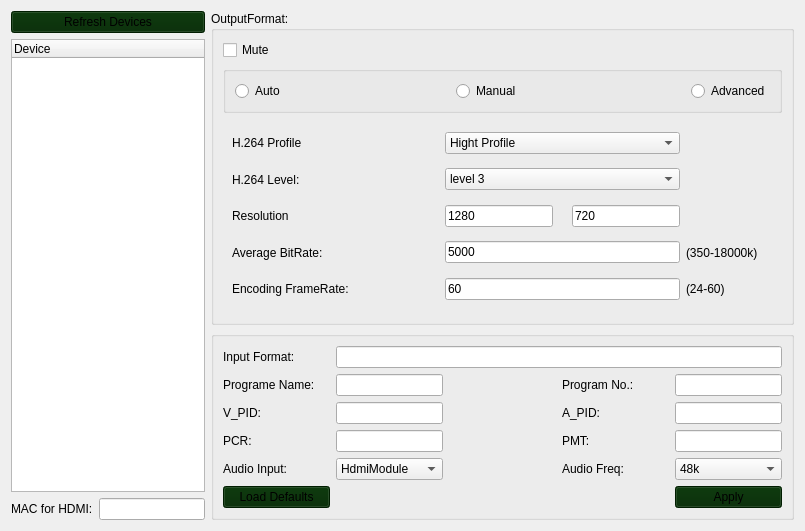
            <widget class="QWidget" name="page_hdmi">
             <layout class="QGridLayout" name="gridLayout_10" columnstretch="1,3">
              <item row="0" column="0" rowspan="2">
               <layout class="QGridLayout" name="gridLayout_6" rowstretch="1,0,0">
                <item row="2" column="0">
                 <widget class="QLabel" name="label_21">
                  <property name="text">
                   <string>MAC for HDMI:</string>
                  </property>
                 </widget>
                </item>
                <item row="0" column="0" colspan="2">
                 <widget class="QPushButton" name="btn_Refresh">
                  <property name="sizePolicy">
                   <sizepolicy hsizetype="Expanding" vsizetype="Fixed">
                    <horstretch>0</horstretch>
                    <verstretch>0</verstretch>
                   </sizepolicy>
                  </property>
                  <property name="styleSheet">
                   <string notr="true">background-color: rgb(0, 40, 0);</string>
                  </property>
                  <property name="text">
                   <string>Refresh Devices</string>
                  </property>
                 </widget>
                </item>
                <item row="2" column="1">
                 <widget class="QLineEdit" name="lin_HDMIMac">
                  <property name="readOnly">
                   <bool>true</bool>
                  </property>
                 </widget>
                </item>
                <item row="1" column="0" colspan="2">
                 <widget class="QTreeWidget" name="tree_Dev">
                  <property name="sizePolicy">
                   <sizepolicy hsizetype="Expanding" vsizetype="Expanding">
                    <horstretch>0</horstretch>
                    <verstretch>0</verstretch>
                   </sizepolicy>
                  </property>
                  <property name="styleSheet">
                   <string notr="true"/>
                  </property>
                  <property name="iconSize">
                   <size>
                    <width>25</width>
                    <height>25</height>
                   </size>
                  </property>
                  <property name="horizontalScrollMode">
                   <enum>QAbstractItemView::ScrollPerItem</enum>
                  </property>
                  <property name="allColumnsShowFocus">
                   <bool>false</bool>
                  </property>
                  <property name="headerHidden">
                   <bool>false</bool>
                  </property>
                  <property name="columnCount">
                   <number>1</number>
                  </property>
                  <attribute name="headerCascadingSectionResizes">
                   <bool>false</bool>
                  </attribute>
                  <attribute name="headerHighlightSections">
                   <bool>false</bool>
                  </attribute>
                  <column>
                   <property name="text">
                    <string>Device</string>
                   </property>
                  </column>
                 </widget>
                </item>
               </layout>
              </item>
              <item row="0" column="1">
               <widget class="QGroupBox" name="gro_OutFmt">
                <property name="sizePolicy">
                 <sizepolicy hsizetype="Expanding" vsizetype="Expanding">
                  <horstretch>0</horstretch>
                  <verstretch>0</verstretch>
                 </sizepolicy>
                </property>
                <property name="layoutDirection">
                 <enum>Qt::LeftToRight</enum>
                </property>
                <property name="title">
                 <string>OutputFormat:</string>
                </property>
                <layout class="QGridLayout" name="gridLayout_4" rowstretch="0,0,0,0">
                 <item row="2" column="0">
                  <widget class="QGroupBox" name="gro_Mode">
                   <property name="sizePolicy">
                    <sizepolicy hsizetype="Expanding" vsizetype="Fixed">
                     <horstretch>0</horstretch>
                     <verstretch>0</verstretch>
                    </sizepolicy>
                   </property>
                   <property name="title">
                    <string/>
                   </property>
                   <layout class="QHBoxLayout" name="horizontalLayout_15">
                    <item>
                     <widget class="QRadioButton" name="rad_Aut">
                      <property name="text">
                       <string>Auto</string>
                      </property>
                     </widget>
                    </item>
                    <item>
                     <spacer name="horizontalSpacer_13">
                      <property name="orientation">
                       <enum>Qt::Horizontal</enum>
                      </property>
                      <property name="sizeType">
                       <enum>QSizePolicy::Expanding</enum>
                      </property>
                      <property name="sizeHint" stdset="0">
                       <size>
                        <width>75</width>
                        <height>20</height>
                       </size>
                      </property>
                     </spacer>
                    </item>
                    <item>
                     <widget class="QRadioButton" name="rad_Man">
                      <property name="text">
                       <string>Manual</string>
                      </property>
                     </widget>
                    </item>
                    <item>
                     <spacer name="horizontalSpacer_14">
                      <property name="orientation">
                       <enum>Qt::Horizontal</enum>
                      </property>
                      <property name="sizeType">
                       <enum>QSizePolicy::MinimumExpanding</enum>
                      </property>
                      <property name="sizeHint" stdset="0">
                       <size>
                        <width>75</width>
                        <height>20</height>
                       </size>
                      </property>
                     </spacer>
                    </item>
                    <item>
                     <widget class="QRadioButton" name="rad_Adv">
                      <property name="text">
                       <string>Advanced</string>
                      </property>
                     </widget>
                    </item>
                   </layout>
                  </widget>
                 </item>
                 <item row="1" column="0">
                  <widget class="QCheckBox" name="che_Mute">
                   <property name="text">
                    <string>Mute</string>
                   </property>
                  </widget>
                 </item>
                 <item row="3" column="0">
                  <widget class="QStackedWidget" name="sta_Mode">
                   <property name="currentIndex">
                    <number>2</number>
                   </property>
                   <widget class="QWidget" name="pag_Ato">
                    <layout class="QVBoxLayout" name="verticalLayout_13">
                     <item>
                      <widget class="QLabel" name="lab_Aut">
                       <property name="text">
                        <string>Output resolution, code rate and frame rate will be identical to inputs.</string>
                       </property>
                      </widget>
                     </item>
                    </layout>
                   </widget>
                   <widget class="QWidget" name="pag_Man">
                    <layout class="QGridLayout" name="gridLayout_5">
                     <item row="3" column="0">
                      <widget class="QRadioButton" name="rad_Good">
                       <property name="text">
                        <string>Good(1120*640)</string>
                       </property>
                      </widget>
                     </item>
                     <item row="4" column="0">
                      <widget class="QRadioButton" name="rad_Fair">
                       <property name="text">
                        <string>Fair(960*540)</string>
                       </property>
                      </widget>
                     </item>
                     <item row="6" column="0">
                      <widget class="QRadioButton" name="rad_Mob">
                       <property name="text">
                        <string>Mobile(480*272)</string>
                       </property>
                      </widget>
                     </item>
                     <item row="1" column="0">
                      <widget class="QRadioButton" name="rad_Ult">
                       <property name="text">
                        <string>Ultra(1440*1080)</string>
                       </property>
                      </widget>
                     </item>
                     <item row="0" column="0">
                      <widget class="QRadioButton" name="rad_Su">
                       <property name="text">
                        <string>Super(1920*1080)</string>
                       </property>
                      </widget>
                     </item>
                     <item row="2" column="0">
                      <widget class="QRadioButton" name="rad_Exc">
                       <property name="text">
                        <string>Excellent(1280*720)</string>
                       </property>
                      </widget>
                     </item>
                     <item row="5" column="0">
                      <widget class="QRadioButton" name="rad_Poor">
                       <property name="text">
                        <string>Poor(800*480)</string>
                       </property>
                      </widget>
                     </item>
                    </layout>
                   </widget>
                   <widget class="QWidget" name="pag_Adv">
                    <layout class="QGridLayout" name="gridLayout">
                     <item row="1" column="0">
                      <widget class="QLabel" name="label_10">
                       <property name="sizePolicy">
                        <sizepolicy hsizetype="Expanding" vsizetype="Expanding">
                         <horstretch>0</horstretch>
                         <verstretch>0</verstretch>
                        </sizepolicy>
                       </property>
                       <property name="text">
                        <string>H.264 Level:</string>
                       </property>
                      </widget>
                     </item>
                     <item row="2" column="3" alignment="Qt::AlignHCenter|Qt::AlignVCenter">
                      <widget class="QLabel" name="lab_enico">
                       <property name="sizePolicy">
                        <sizepolicy hsizetype="Expanding" vsizetype="Expanding">
                         <horstretch>0</horstretch>
                         <verstretch>0</verstretch>
                        </sizepolicy>
                       </property>
                       <property name="layoutDirection">
                        <enum>Qt::RightToLeft</enum>
                       </property>
                       <property name="autoFillBackground">
                        <bool>false</bool>
                       </property>
                       <property name="text">
                        <string/>
                       </property>
                      </widget>
                     </item>
                     <item row="2" column="0">
                      <widget class="QLabel" name="label_11">
                       <property name="sizePolicy">
                        <sizepolicy hsizetype="Expanding" vsizetype="Expanding">
                         <horstretch>0</horstretch>
                         <verstretch>0</verstretch>
                        </sizepolicy>
                       </property>
                       <property name="text">
                        <string>Resolution</string>
                       </property>
                      </widget>
                     </item>
                     <item row="2" column="4">
                      <widget class="QLineEdit" name="lin_Hig">
                       <property name="sizePolicy">
                        <sizepolicy hsizetype="Expanding" vsizetype="Fixed">
                         <horstretch>0</horstretch>
                         <verstretch>0</verstretch>
                        </sizepolicy>
                       </property>
                       <property name="text">
                        <string>720</string>
                       </property>
                      </widget>
                     </item>
                     <item row="3" column="2" colspan="3">
                      <widget class="QLineEdit" name="lin_AvBitRte">
                       <property name="sizePolicy">
                        <sizepolicy hsizetype="Expanding" vsizetype="Fixed">
                         <horstretch>0</horstretch>
                         <verstretch>0</verstretch>
                        </sizepolicy>
                       </property>
                       <property name="text">
                        <string>5000</string>
                       </property>
                      </widget>
                     </item>
                     <item row="3" column="0">
                      <widget class="QLabel" name="label_12">
                       <property name="sizePolicy">
                        <sizepolicy hsizetype="Expanding" vsizetype="Expanding">
                         <horstretch>0</horstretch>
                         <verstretch>0</verstretch>
                        </sizepolicy>
                       </property>
                       <property name="text">
                        <string>Average BitRate:</string>
                       </property>
                      </widget>
                     </item>
                     <item row="3" column="5">
                      <widget class="QLabel" name="label_16">
                       <property name="sizePolicy">
                        <sizepolicy hsizetype="Expanding" vsizetype="Expanding">
                         <horstretch>0</horstretch>
                         <verstretch>0</verstretch>
                        </sizepolicy>
                       </property>
                       <property name="text">
                        <string>(350-18000k)</string>
                       </property>
                      </widget>
                     </item>
                     <item row="4" column="2" colspan="3">
                      <widget class="QLineEdit" name="lin_Enco">
                       <property name="sizePolicy">
                        <sizepolicy hsizetype="Expanding" vsizetype="Fixed">
                         <horstretch>0</horstretch>
                         <verstretch>0</verstretch>
                        </sizepolicy>
                       </property>
                       <property name="text">
                        <string>60</string>
                       </property>
                      </widget>
                     </item>
                     <item row="4" column="5">
                      <widget class="QLabel" name="label_15">
                       <property name="sizePolicy">
                        <sizepolicy hsizetype="Expanding" vsizetype="Expanding">
                         <horstretch>0</horstretch>
                         <verstretch>0</verstretch>
                        </sizepolicy>
                       </property>
                       <property name="text">
                        <string>(24-60)</string>
                       </property>
                      </widget>
                     </item>
                     <item row="4" column="0">
                      <widget class="QLabel" name="label_13">
                       <property name="sizePolicy">
                        <sizepolicy hsizetype="Expanding" vsizetype="Expanding">
                         <horstretch>0</horstretch>
                         <verstretch>0</verstretch>
                        </sizepolicy>
                       </property>
                       <property name="text">
                        <string>Encoding FrameRate: </string>
                       </property>
                      </widget>
                     </item>
                     <item row="4" column="1">
                      <spacer name="horizontalSpacer_8">
                       <property name="orientation">
                        <enum>Qt::Horizontal</enum>
                       </property>
                       <property name="sizeHint" stdset="0">
                        <size>
                         <width>40</width>
                         <height>20</height>
                        </size>
                       </property>
                      </spacer>
                     </item>
                     <item row="0" column="2" colspan="3">
                      <widget class="QComboBox" name="com_Hprofile">
                       <property name="sizePolicy">
                        <sizepolicy hsizetype="Expanding" vsizetype="Fixed">
                         <horstretch>0</horstretch>
                         <verstretch>0</verstretch>
                        </sizepolicy>
                       </property>
                       <property name="currentIndex">
                        <number>0</number>
                       </property>
                       <item>
                        <property name="text">
                         <string>Hight Profile</string>
                        </property>
                       </item>
                       <item>
                        <property name="text">
                         <string>Main Profile</string>
                        </property>
                       </item>
                      </widget>
                     </item>
                     <item row="0" column="0">
                      <widget class="QLabel" name="label_9">
                       <property name="sizePolicy">
                        <sizepolicy hsizetype="Expanding" vsizetype="Expanding">
                         <horstretch>0</horstretch>
                         <verstretch>0</verstretch>
                        </sizepolicy>
                       </property>
                       <property name="text">
                        <string>H.264 Profile</string>
                       </property>
                      </widget>
                     </item>
                     <item row="1" column="2" colspan="3">
                      <widget class="QComboBox" name="com_Hlevel">
                       <property name="sizePolicy">
                        <sizepolicy hsizetype="Expanding" vsizetype="Fixed">
                         <horstretch>0</horstretch>
                         <verstretch>0</verstretch>
                        </sizepolicy>
                       </property>
                       <item>
                        <property name="text">
                         <string>level 3</string>
                        </property>
                       </item>
                       <item>
                        <property name="text">
                         <string>level 3.1</string>
                        </property>
                       </item>
                       <item>
                        <property name="text">
                         <string>level 3.2</string>
                        </property>
                       </item>
                       <item>
                        <property name="text">
                         <string>level 4</string>
                        </property>
                       </item>
                       <item>
                        <property name="text">
                         <string>level 4.1</string>
                        </property>
                       </item>
                       <item>
                        <property name="text">
                         <string>level 4.2</string>
                        </property>
                       </item>
                      </widget>
                     </item>
                     <item row="2" column="2">
                      <widget class="QLineEdit" name="lin_Wid">
                       <property name="sizePolicy">
                        <sizepolicy hsizetype="Expanding" vsizetype="Fixed">
                         <horstretch>0</horstretch>
                         <verstretch>0</verstretch>
                        </sizepolicy>
                       </property>
                       <property name="text">
                        <string>1280</string>
                       </property>
                      </widget>
                     </item>
                    </layout>
                    <zorder>com_Hprofile</zorder>
                    <zorder>label_10</zorder>
                    <zorder>com_Hlevel</zorder>
                    <zorder>label_11</zorder>
                    <zorder>lin_Wid</zorder>
                    <zorder>lab_enico</zorder>
                    <zorder>lin_Hig</zorder>
                    <zorder>label_12</zorder>
                    <zorder>lin_AvBitRte</zorder>
                    <zorder>label_16</zorder>
                    <zorder>label_13</zorder>
                    <zorder>lin_Enco</zorder>
                    <zorder>label_15</zorder>
                    <zorder>label_9</zorder>
                   </widget>
                  </widget>
                 </item>
                </layout>
               </widget>
              </item>
              <item row="1" column="1">
               <widget class="QGroupBox" name="group">
                <property name="sizePolicy">
                 <sizepolicy hsizetype="Expanding" vsizetype="Expanding">
                  <horstretch>0</horstretch>
                  <verstretch>0</verstretch>
                 </sizepolicy>
                </property>
                <layout class="QGridLayout" name="gridLayout_3" columnstretch="1,1,1,1,1">
                 <item row="5" column="3">
                  <widget class="QLabel" name="label_4">
                   <property name="sizePolicy">
                    <sizepolicy hsizetype="Expanding" vsizetype="Expanding">
                     <horstretch>0</horstretch>
                     <verstretch>0</verstretch>
                    </sizepolicy>
                   </property>
                   <property name="text">
                    <string>Audio Freq:</string>
                   </property>
                  </widget>
                 </item>
                 <item row="2" column="0">
                  <widget class="QLabel" name="label_3">
                   <property name="sizePolicy">
                    <sizepolicy hsizetype="Expanding" vsizetype="Expanding">
                     <horstretch>0</horstretch>
                     <verstretch>0</verstretch>
                    </sizepolicy>
                   </property>
                   <property name="text">
                    <string>Programe Name: </string>
                   </property>
                  </widget>
                 </item>
                 <item row="3" column="4">
                  <widget class="QLineEdit" name="lin_Apid">
                   <property name="sizePolicy">
                    <sizepolicy hsizetype="Expanding" vsizetype="Fixed">
                     <horstretch>0</horstretch>
                     <verstretch>0</verstretch>
                    </sizepolicy>
                   </property>
                  </widget>
                 </item>
                 <item row="2" column="1">
                  <widget class="QLineEdit" name="lin_PgmNa">
                   <property name="sizePolicy">
                    <sizepolicy hsizetype="Expanding" vsizetype="Fixed">
                     <horstretch>0</horstretch>
                     <verstretch>0</verstretch>
                    </sizepolicy>
                   </property>
                  </widget>
                 </item>
                 <item row="2" column="4">
                  <widget class="QLineEdit" name="lin_PgmNo">
                   <property name="sizePolicy">
                    <sizepolicy hsizetype="Expanding" vsizetype="Fixed">
                     <horstretch>0</horstretch>
                     <verstretch>0</verstretch>
                    </sizepolicy>
                   </property>
                  </widget>
                 </item>
                 <item row="2" column="3">
                  <widget class="QLabel" name="lab_PgmNo">
                   <property name="sizePolicy">
                    <sizepolicy hsizetype="Expanding" vsizetype="Expanding">
                     <horstretch>0</horstretch>
                     <verstretch>0</verstretch>
                    </sizepolicy>
                   </property>
                   <property name="text">
                    <string>Program No.:</string>
                   </property>
                  </widget>
                 </item>
                 <item row="3" column="0">
                  <widget class="QLabel" name="label_5">
                   <property name="sizePolicy">
                    <sizepolicy hsizetype="Expanding" vsizetype="Expanding">
                     <horstretch>0</horstretch>
                     <verstretch>0</verstretch>
                    </sizepolicy>
                   </property>
                   <property name="text">
                    <string>V_PID:</string>
                   </property>
                  </widget>
                 </item>
                 <item row="1" column="0">
                  <widget class="QLabel" name="label_2">
                   <property name="sizePolicy">
                    <sizepolicy hsizetype="Expanding" vsizetype="Expanding">
                     <horstretch>0</horstretch>
                     <verstretch>0</verstretch>
                    </sizepolicy>
                   </property>
                   <property name="text">
                    <string>Input Format:</string>
                   </property>
                  </widget>
                 </item>
                 <item row="4" column="3">
                  <widget class="QLabel" name="label_8">
                   <property name="sizePolicy">
                    <sizepolicy hsizetype="Expanding" vsizetype="Expanding">
                     <horstretch>0</horstretch>
                     <verstretch>0</verstretch>
                    </sizepolicy>
                   </property>
                   <property name="text">
                    <string>PMT:</string>
                   </property>
                  </widget>
                 </item>
                 <item row="4" column="1">
                  <widget class="QLineEdit" name="lin_Pcr">
                   <property name="sizePolicy">
                    <sizepolicy hsizetype="Expanding" vsizetype="Fixed">
                     <horstretch>0</horstretch>
                     <verstretch>0</verstretch>
                    </sizepolicy>
                   </property>
                  </widget>
                 </item>
                 <item row="3" column="3">
                  <widget class="QLabel" name="label_6">
                   <property name="sizePolicy">
                    <sizepolicy hsizetype="Expanding" vsizetype="Expanding">
                     <horstretch>0</horstretch>
                     <verstretch>0</verstretch>
                    </sizepolicy>
                   </property>
                   <property name="text">
                    <string>A_PID:</string>
                   </property>
                  </widget>
                 </item>
                 <item row="5" column="1">
                  <widget class="QComboBox" name="com_Aout">
                   <property name="sizePolicy">
                    <sizepolicy hsizetype="Expanding" vsizetype="Fixed">
                     <horstretch>0</horstretch>
                     <verstretch>0</verstretch>
                    </sizepolicy>
                   </property>
                   <item>
                    <property name="text">
                     <string>HdmiModule</string>
                    </property>
                   </item>
                  </widget>
                 </item>
                 <item row="4" column="4">
                  <widget class="QLineEdit" name="lin_Pmt">
                   <property name="sizePolicy">
                    <sizepolicy hsizetype="Expanding" vsizetype="Fixed">
                     <horstretch>0</horstretch>
                     <verstretch>0</verstretch>
                    </sizepolicy>
                   </property>
                  </widget>
                 </item>
                 <item row="3" column="1">
                  <widget class="QLineEdit" name="lin_Vpid">
                   <property name="sizePolicy">
                    <sizepolicy hsizetype="Expanding" vsizetype="Fixed">
                     <horstretch>0</horstretch>
                     <verstretch>0</verstretch>
                    </sizepolicy>
                   </property>
                  </widget>
                 </item>
                 <item row="5" column="4">
                  <widget class="QComboBox" name="com_AFre">
                   <property name="sizePolicy">
                    <sizepolicy hsizetype="Expanding" vsizetype="Fixed">
                     <horstretch>0</horstretch>
                     <verstretch>0</verstretch>
                    </sizepolicy>
                   </property>
                   <item>
                    <property name="text">
                     <string>48k</string>
                    </property>
                   </item>
                   <item>
                    <property name="text">
                     <string>44.1k</string>
                    </property>
                   </item>
                   <item>
                    <property name="text">
                     <string>32k</string>
                    </property>
                   </item>
                   <item>
                    <property name="text">
                     <string>Auto</string>
                    </property>
                   </item>
                  </widget>
                 </item>
                 <item row="4" column="0">
                  <widget class="QLabel" name="label_7">
                   <property name="sizePolicy">
                    <sizepolicy hsizetype="Expanding" vsizetype="Expanding">
                     <horstretch>0</horstretch>
                     <verstretch>0</verstretch>
                    </sizepolicy>
                   </property>
                   <property name="text">
                    <string>PCR:</string>
                   </property>
                  </widget>
                 </item>
                 <item row="5" column="0">
                  <widget class="QLabel" name="label">
                   <property name="sizePolicy">
                    <sizepolicy hsizetype="Expanding" vsizetype="Expanding">
                     <horstretch>0</horstretch>
                     <verstretch>0</verstretch>
                    </sizepolicy>
                   </property>
                   <property name="text">
                    <string>Audio Input:</string>
                   </property>
                  </widget>
                 </item>
                 <item row="6" column="0">
                  <widget class="QPushButton" name="btn_Res">
                   <property name="sizePolicy">
                    <sizepolicy hsizetype="Expanding" vsizetype="Fixed">
                     <horstretch>0</horstretch>
                     <verstretch>0</verstretch>
                    </sizepolicy>
                   </property>
                   <property name="styleSheet">
                    <string notr="true">background-color: rgb(0, 40, 0);</string>
                   </property>
                   <property name="text">
                    <string>Load Defaults</string>
                   </property>
                  </widget>
                 </item>
                 <item row="6" column="4">
                  <widget class="QPushButton" name="btn_Run">
                   <property name="sizePolicy">
                    <sizepolicy hsizetype="Expanding" vsizetype="Fixed">
                     <horstretch>0</horstretch>
                     <verstretch>0</verstretch>
                    </sizepolicy>
                   </property>
                   <property name="styleSheet">
                    <string notr="true">background-color: rgb(0, 40, 0);</string>
                   </property>
                   <property name="text">
                    <string>Apply</string>
                   </property>
                  </widget>
                 </item>
                 <item row="2" column="2">
                  <spacer name="horizontalSpacer_2">
                   <property name="orientation">
                    <enum>Qt::Horizontal</enum>
                   </property>
                   <property name="sizeHint" stdset="0">
                    <size>
                     <width>40</width>
                     <height>20</height>
                    </size>
                   </property>
                  </spacer>
                 </item>
                 <item row="1" column="1" colspan="4">
                  <widget class="QLineEdit" name="lin_InFmt">
                   <property name="sizePolicy">
                    <sizepolicy hsizetype="Expanding" vsizetype="Fixed">
                     <horstretch>0</horstretch>
                     <verstretch>0</verstretch>
                    </sizepolicy>
                   </property>
                   <property name="readOnly">
                    <bool>true</bool>
                   </property>
                  </widget>
                 </item>
                </layout>
               </widget>
              </item>
             </layout>
            </widget>
